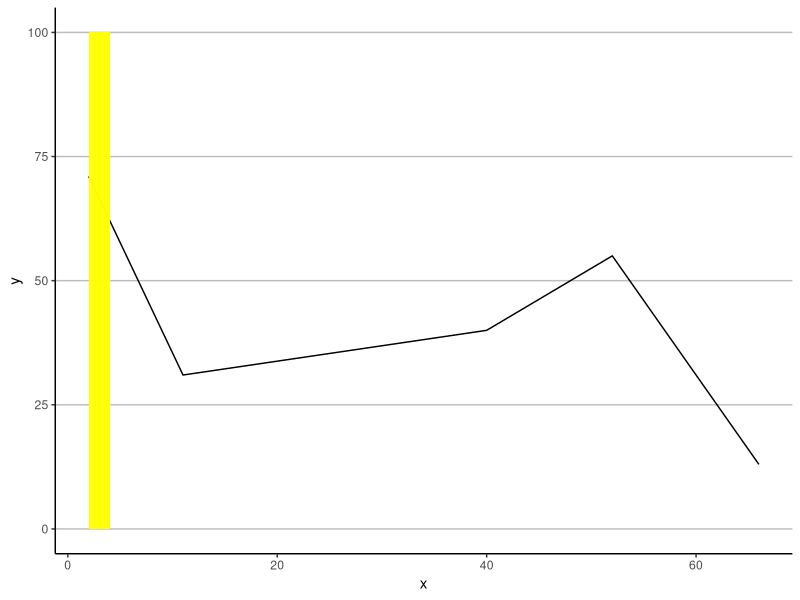
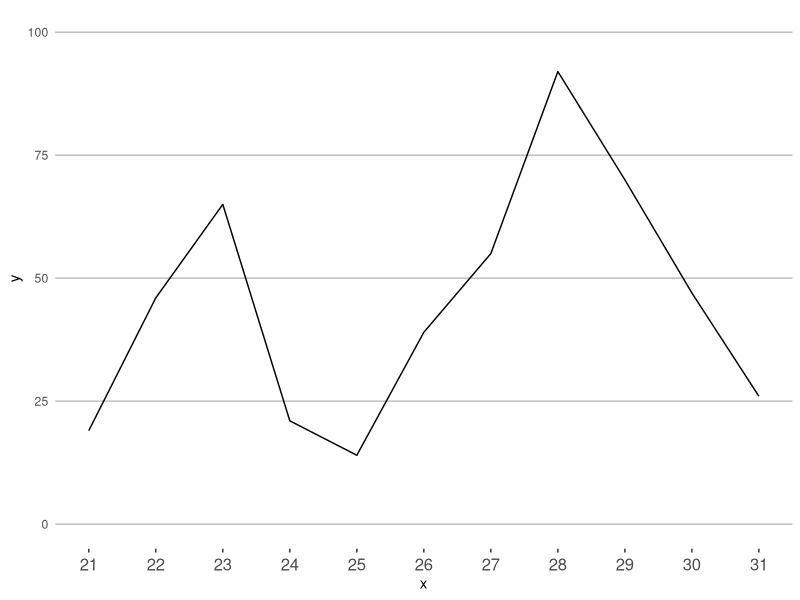
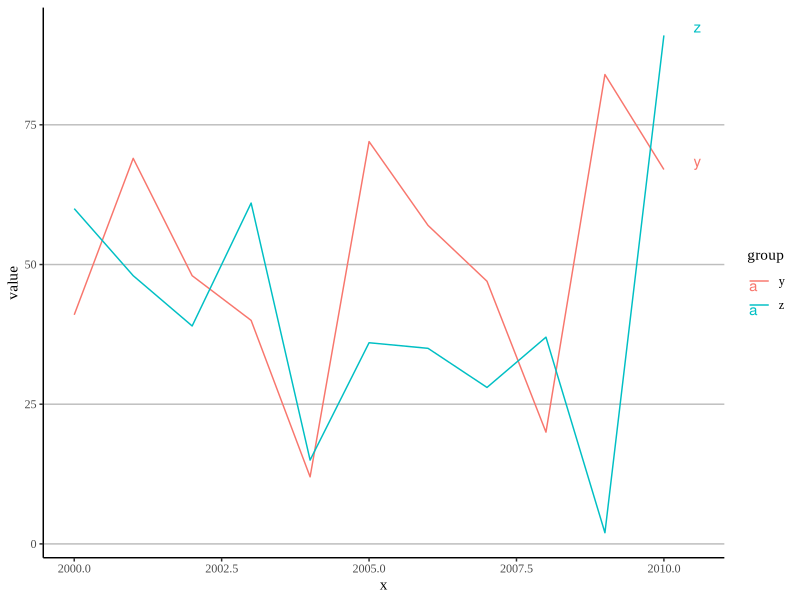
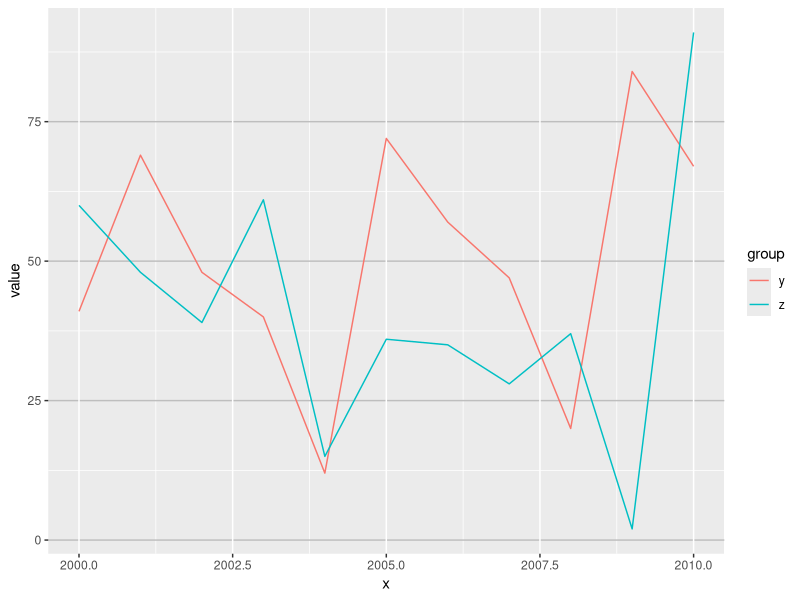

Write R code to recreate these figures, in order.
## ---- chunk 1
library(here)
library(ggplot2)
library(tidyverse)

df = data.frame(x = sample(1:100, 5),
                y = sample(1:100, 5))

# use ggplot to make a line graph of df
# and include a yellow box in the middle behind the line that spans from the bottom of the plot to the top of the plot
# and I want theme_classic but with horizontal gridlines
ggplot(df, aes(x, y)) +
  geom_line() +
  geom_rect(aes(xmin = 2, xmax = 4, ymin = 0, ymax = 100), fill = "yellow", alpha = 0.5) +
  theme_classic() +
  theme(panel.grid.major.y = element_line(colour = "grey", size = 0.5))

df = data.frame( x = seq(from=2000, to=2010, by = 1),
                y = sample(1:100, length(seq(from=2000, to=2010, by = 1))))


#use ggplot to make a line graph of df with theme_classic but with horizontal gridlines
# and I want the numbers on the x-axis to look like '21', '22', etc
# and I want to specify the y range but I don't want y axis tick marks
# and I don't want axis lines but I still want x tick marks
ggplot(df, aes(x, y)) +
  geom_line() +
  theme_classic() +
  theme(panel.grid.major.y = element_line(colour = "grey", size = 0.5),
        axis.text.x = element_text(size = 12, vjust = 0.5, hjust = 0.5),
        axis.ticks.y = element_blank(),
        axis.line = element_blank()) +
  scale_x_continuous(breaks = seq(2000, 2010, by = 1), labels = c("21", "22", "23", "24", "25", "26", "27", "28", "29", "30", "31")) +
  coord_cartesian(ylim = c(0, 100))



df = data.frame( x = seq(from=2000, to=2010, by = 1),
                y = sample(1:100, length(seq(from=2000, to=2010, by = 1))),
                z = sample(1:100, length(seq(from=2000, to=2010, by = 1))))

# turn df into long format with y and z as groups
df_long = df %>%
  pivot_longer(cols = c(y, z), names_to = "group", values_to = "value")

#make a line plot of df_long with x on the x-axis and value on the y-axis
# and I want to color the lines by group
# and I want theme_classic() but with horizontal gridlines
# and I want to annotate the name of the line on top of the line but only to the last point of the line with annotate()
# and finally I want my text to be in times new roman font
ggplot(df_long, aes(x, value, color = group)) +
  geom_line() +
  theme_classic() +
  theme(panel.grid.major.y = element_line(colour = "grey", size = 0.5),
        text = element_text(family = "Times New Roman")) +
  geom_text(data = df_long %>% filter(x == max(x)), aes(label = group), hjust = 0, vjust = 0, nudge_x = 0.5, nudge_y = 0.5)

#make a line plot of df_long with x on the x-axis and value on the y-axis
#and I want to get rid of the x and y axis lines, but I want to keep horizontal gridlines
#and I want to color the lines by group

ggplot(df_long, aes(x, value, color = group)) +
  geom_line() +
  theme(axis.line = element_blank(),
        panel.grid.major.y = element_line(colour = "grey", size = 0.5))




